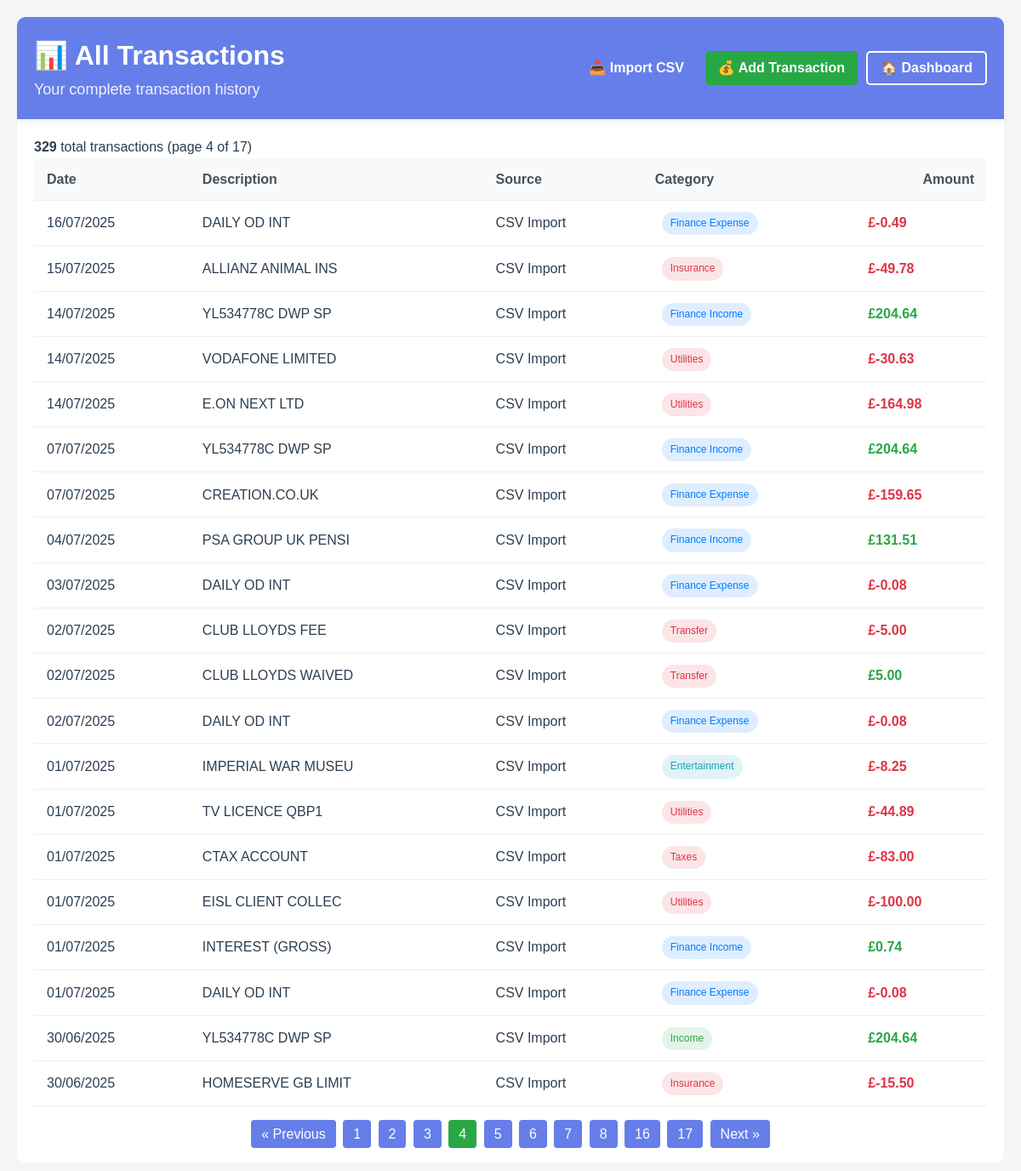
/transactions?page=4, run on the app's committed database.
### models.py (models this page shows)
    class Transaction(db.Model):
        __tablename__ = "transactions"
        id = db.Column(db.Integer, primary_key=True)
        external_id = db.Column(db.String(255))
        date = db.Column(db.Date, nullable=False)
        description = db.Column(db.Text, nullable=False)
        amount = db.Column(db.Numeric(10, 2), nullable=False)
        balance = db.Column(db.Numeric(10, 2))
        category_id = db.Column(db.Integer, db.ForeignKey("categories.id"))
        source_id = db.Column(db.Integer, db.ForeignKey("sources.id"))
        source_type = db.Column(db.String(50))
        raw_data = db.Column(db.Text)
        created_at = db.Column(db.DateTime, default=datetime.utcnow)
        updated_at = db.Column(
            db.DateTime, default=datetime.utcnow, onupdate=datetime.utcnow
        )
        account = db.Column(db.Text)
        reference = db.Column(db.Text)
        account_id = db.Column(db.Integer, db.ForeignKey("accounts.id"))
        is_projected = db.Column(db.Boolean, default=False)
        recurring_pattern_id = db.Column(db.Integer)
        source = db.relationship("Source", backref="transactions")
        account_link = db.relationship("Account", backref="account_transactions")

    class Source(db.Model):
        __tablename__ = "sources"
        id = db.Column(db.Integer, primary_key=True)
        name = db.Column(db.String(100), nullable=False)
        type = db.Column(db.String(50), nullable=False)
        is_active = db.Column(db.Boolean, default=True)
        created_at = db.Column(db.DateTime, default=datetime.utcnow)

    class Category(db.Model):
        __tablename__ = "categories"
        id = db.Column(db.Integer, primary_key=True)
        name = db.Column(db.String(100), nullable=False)
        type = db.Column(db.String(20), nullable=False)
        color = db.Column(db.String(7))
        parent_id = db.Column(db.Integer, db.ForeignKey("categories.id"))
        created_at = db.Column(db.DateTime, default=datetime.utcnow)
        description = db.Column(db.String(200))
        monthly_budget = db.Column(db.Numeric(10, 2))
        is_recurring = db.Column(db.Boolean, default=False)
        subcategories = db.relationship("Category", remote_side=[id])
        transactions = db.relationship("Transaction", backref="category")

### app.py (the view)
@app.route("/transactions")
def transactions():
    page = request.args.get('page', 1, type=int)
    transactions = Transaction.query.order_by(Transaction.date.desc()).paginate(page=page, per_page=20)
    return render_template("transactions/transactions.html", transactions=transactions)

### app.py (called while the page is built)
@app.template_filter('currency')
def currency_filter(value):
    try:
        return f"£{float(value):,.2f}"
    except (ValueError, TypeError):
        return value

@app.template_filter('date_uk')
def date_uk_filter(value):
    try:
        return value.strftime('%d/%m/%Y')
    except Exception:
        return value

### templates/transactions/transactions.html (shortened to what this page needs)
<!DOCTYPE html>
<link rel="stylesheet" href="{{ url_for('static', filename='css/style.css') }}">
<html>
<head>
</head>
<body>
    <div class="container">
        <div class="header">
            <div>
                <h1>📊 All Transactions</h1>
                <p>Your complete transaction history</p>
            </div>
            <div class="header-actions">
                <a href="/transactions/import" class="btn btn-primary">📥 Import CSV</a>
                <a href="/transactions/add" class="btn btn-success">💰 Add Transaction</a>
                <a href="{{ url_for('dashboard') }}" class="btn btn-outline">🏠 Dashboard</a>
            </div>
        </div>
        {% if transactions.items %}
            <p><strong>{{ transactions.total }}</strong> total transactions (page {{ transactions.page }} of {{ transactions.pages }})</p>
            <table class="transactions-table">
                <thead>
                    <tr>
                        <th>Date</th>
                        <th>Description</th>
                        <th>Source</th>
                        <th>Category</th>
                        <th style="text-align: right;">Amount</th>
                    </tr>
                </thead>
                <tbody>
                    {% for tx in transactions.items %}
                    <tr>
                        <td>{{ tx.date | date_uk }}</td>
                        <td>{{ tx.description }}</td>
                        <td>{{ tx.source.name if tx.source else 'Unknown Source' }}</td>
                        <td>
                            {% if tx.category %}
                                <span class="category-tag" style="background-color: {{ tx.category.color }}20; color: {{ tx.category.color }};">
                                    {{ tx.category.name }}
                                </span>
                            {% endif %}
                        </td>
                        <td class="tx-amount {% if tx.amount > 0 %}amount-positive{% else %}amount-negative{% endif %}">{{ tx.amount | currency }}</td>
                    </tr>
                    {% endfor %}
                </tbody>
            </table>
            {% if transactions.pages > 1 %}
            <div class="pagination">
                {% if transactions.has_prev %}
                    <a href="{{ url_for('transactions', page=transactions.prev_num) }}">&laquo; Previous</a>
                {% endif %}
                {% for page_num in transactions.iter_pages() %}
                    {% if page_num %}
                        {% if page_num != transactions.page %}
                            <a href="{{ url_for('transactions', page=page_num) }}">{{ page_num }}</a>
                        {% else %}
                            <span style="padding: 8px 12px; background: #28a745; color: white; border-radius: 4px;">{{ page_num }}</span>
                        {% endif %}
                    {% endif %}
                {% endfor %}
                {% if transactions.has_next %}
                    <a href="{{ url_for('transactions', page=transactions.next_num) }}">Next &raquo;</a>
                {% endif %}
            </div>
            {% endif %}
        {% else %}
            <div style="text-align: center; padding: 40px; color: #666;">
                <h3>No transactions found</h3>
                <p>Your transaction data will appear here.</p>
            </div>
        {% endif %}
    </div>
</body>
</html>

### static/css/style.css (style rules this page uses)
.header { display: flex; justify-content: space-between; align-items: center; }
:root { --primary-color: #667eea; --primary-dark: #4c63d2; --primary-light: #e7edff; --secondary-color: #764ba2; --success-color: #28a745; --success-light: #d4edda; --success-dark: #155724; --warning-color: #ffc107; --warning-light: #fff3cd; --warning-dark: #856404; --danger-color: #dc3545; --danger-light: #f8d7da; --danger-dark: #721c24; --info-color: #17a2b8; --info-light: #d1ecf1; --info-dark: #0c5460; --white: #ffffff; --gray-50: #f8f9fa; --gray-100: #e9ecef; --gray-200: #dee2e6; --gray-300: #ced4da; --gray-400: #adb5bd; --gray-500: #6c757d; --gray-600: #495057; --gray-700: #343a40; --gray-800: #212529; --gray-900: #000000; --text-primary: #2c3e50; --text-secondary: #7f8c8d; --text-muted: #6c757d; --bg-primary: #f5f7fa; --bg-card: #ffffff; --bg-overlay: rgba(255, 255, 255, 0.1); --gradient-primary: linear-gradient(135deg, #667eea 0%, #764ba2 100%); --gradient-success: linear-gradient(135deg, #28a745 0%, #20c997 100%); --gradient-projection: linear-gradient(135deg, #667eea 0%, #764ba2 100%); --spacing-xs: 0.25rem; --spacing-sm: 0.5rem; --spacing-md: 1rem; --spacing-lg: 1.5rem; --spacing-xl: 2rem; --spacing-xxl: 3rem; --border-radius-sm: 4px; --border-radius-md: 8px; --border-radius-lg: 12px; --border-radius-xl: 15px; --border-radius-full: 50%; --shadow-sm: 0 2px 4px rgba(0,0,0,0.1); --shadow-md: 0 4px 6px rgba(0,0,0,0.05); --shadow-lg: 0 8px 25px rgba(0,0,0,0.15); --shadow-xl: 0 8px 32px rgba(102, 126, 234, 0.3); --transition-fast: 0.3s ease; --transition-slow: 0.5s ease; --font-family: -apple-system, BlinkMacSystemFont, 'Segoe UI', Roboto, sans-serif; --font-size-xs: 0.75rem; --font-size-sm: 0.875rem; --font-size-base: 1rem; --font-size-lg: 1.125rem; --font-size-xl: 1.25rem; --font-size-2xl: 1.5rem; --font-size-3xl: 2rem; --font-size-4xl: 2.5rem; }
* { margin: 0; padding: 0; box-sizing: border-box; }
body { font-family: var(--font-family); background: var(--bg-primary); line-height: 1.6; color: var(--text-primary); }
.container { max-width: 1400px; margin: 0 auto; padding: var(--spacing-xl) var(--spacing-md); }
.header { background: var(--gradient-primary); color: var(--white); padding: var(--spacing-xl); box-shadow: var(--shadow-md); border-radius: var(--border-radius-xl) var(--border-radius-xl) 0 0; margin-bottom: var(--spacing-xl); }
.header p { opacity: 0.9; font-size: var(--font-size-lg); }
.btn { display: inline-flex; align-items: center; gap: var(--spacing-sm); padding: 0.75rem var(--spacing-lg); border: none; border-radius: var(--border-radius-md); font-weight: 600; text-decoration: none; cursor: pointer; font-size: var(--font-size-base); transition: var(--transition-fast); line-height: 1; }
.btn-primary { background: var(--primary-color); color: var(--white); }
.btn-success { background: var(--success-color); color: var(--white); }
.btn-outline { background: transparent; border: 2px solid var(--primary-color); color: var(--primary-color); }
.transaction-amount, .tx-amount { font-weight: bold; font-size: var(--font-size-lg); }
.amount-positive { color: var(--success-color); font-weight: 600; }
.amount-negative { color: var(--danger-color); font-weight: 600; }
.category-tag { display: inline-block; padding: var(--spacing-xs) 0.75rem; border-radius: 20px; font-size: var(--font-size-xs); font-weight: 500; margin-left: var(--spacing-sm); background: var(--gray-100); color: var(--text-primary); }
.pagination { text-align: center; margin-top: var(--spacing-xl); }
.pagination a, .pagination span { padding: var(--spacing-sm) 0.75rem; margin: 0 2px; background: var(--primary-color); color: var(--white); text-decoration: none; border-radius: var(--border-radius-sm); transition: var(--transition-fast); }

### data on the page
Transaction: date "16/07/2025", description "DAILY OD INT", source "CSV Import", category.name "Finance Expense", amount "£-0.49"
Transaction: date "15/07/2025", description "ALLIANZ ANIMAL INS", source "CSV Import", category.name "Insurance", amount "£-49.78"
Transaction: date "14/07/2025", description "YL534778C DWP SP", source "CSV Import", category.name "Finance Income", amount "£204.64"
Transaction: date "14/07/2025", description "VODAFONE LIMITED", source "CSV Import", category.name "Utilities", amount "£-30.63"
Transaction: date "14/07/2025", description "E.ON NEXT LTD", source "CSV Import", category.name "Utilities", amount "£-164.98"
Transaction: date "07/07/2025", description "YL534778C DWP SP", source "CSV Import", category.name "Finance Income", amount "£204.64"
Transaction: date "07/07/2025", description "CREATION.CO.UK", source "CSV Import", category.name "Finance Expense", amount "£-159.65"
Transaction: date "04/07/2025", description "PSA GROUP UK PENSI", source "CSV Import", category.name "Finance Income", amount "£131.51"
Transaction: date "03/07/2025", description "DAILY OD INT", source "CSV Import", category.name "Finance Expense", amount "£-0.08"
Transaction: date "02/07/2025", description "CLUB LLOYDS FEE", source "CSV Import", category.name "Transfer", amount "£-5.00"
Transaction: date "02/07/2025", description "CLUB LLOYDS WAIVED", source "CSV Import", category.name "Transfer", amount "£5.00"
Transaction: date "02/07/2025", description "DAILY OD INT", source "CSV Import", category.name "Finance Expense", amount "£-0.08"
Transaction: date "01/07/2025", description "IMPERIAL WAR MUSEU", source "CSV Import", category.name "Entertainment", amount "£-8.25"
Transaction: date "01/07/2025", description "TV LICENCE QBP1", source "CSV Import", category.name "Utilities", amount "£-44.89"
Transaction: date "01/07/2025", description "CTAX ACCOUNT", source "CSV Import", category.name "Taxes", amount "£-83.00"
Transaction: date "01/07/2025", description "EISL CLIENT COLLEC", source "CSV Import", category.name "Utilities", amount "£-100.00"
Transaction: date "01/07/2025", description "INTEREST (GROSS)", source "CSV Import", category.name "Finance Income", amount "£0.74"
Transaction: date "01/07/2025", description "DAILY OD INT", source "CSV Import", category.name "Finance Expense", amount "£-0.08"
Transaction: date "30/06/2025", description "YL534778C DWP SP", source "CSV Import", category.name "Income", amount "£204.64"
Transaction: date "30/06/2025", description "HOMESERVE GB LIMIT", source "CSV Import", category.name "Insurance", amount "£-15.50"

### other printed values
{{ transactions.total }} "329"
{{ transactions.page }} "4"
{{ transactions.pages }} "17"
{{ page_num }} "1" "2" "3" "5" "6" "7" "8" "16" "17"
{{ page_num }} "4"
